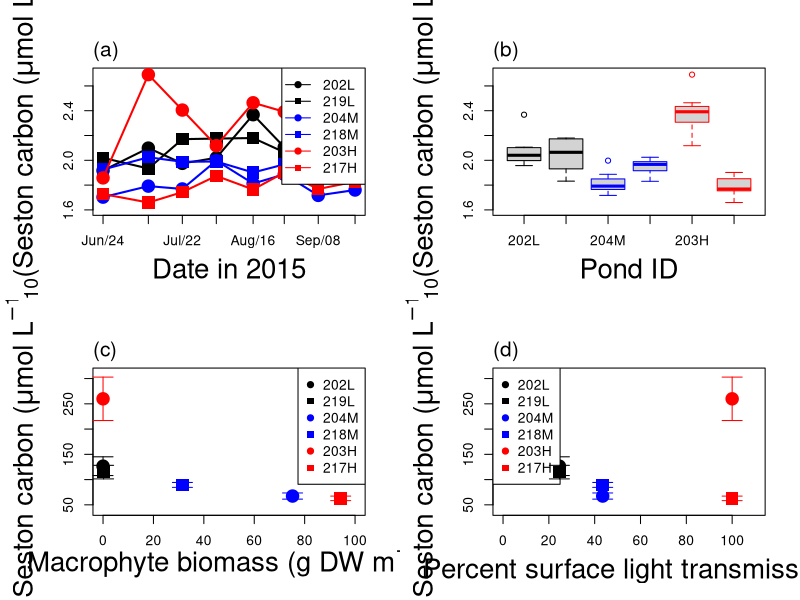

Write R code to recreate this figure.
### Figure S9 in Yamamichi et al. 
### A shady phytoplankton paradox: When phytoplankton increases under low light

panelLabel=function(text) mtext(text,side=3,adj=0,cex=1.25,line=0.5); 
dev.new(width=13,height=10); 
par(mfrow = c(2,2), mar=c(5, 5.5, 4, 2) + 0.1)
cols <- c("black", "black", "blue", "blue", "red", "red")
pchs <- c(19, 15, 19, 15, 19, 15)

# Data
read.csv("sestonC.csv",header=TRUE)->dat
da<-t(dat[,-1])


## Fig. S9a
# Time-series of seston carbon
date<-c("2015/6/24","2015/7/10","2015/7/22","2015/8/3","2015/8/16","2015/8/27","2015/9/8","2015/9/21")
type <- unique(dat[, 1])

plot(as.POSIXct(date), log10(dat[1,-1]), type = "n", ylim = c(1.6, 2.7), xlab = "Date in 2015", ylab = expression(paste("log"[10], "(Seston carbon (", mu, "mol ", L^{-1},  "))")), cex.lab=2, xaxt="n")
panelLabel("(a)");
axis.POSIXct(1, at=date, format="%b/%d")
for (i in 1:length(type)) {
  m <- apply(dat[dat[, 1] == type[i], -1], 2, mean)
  points(as.POSIXct(date), log10(m), col = cols[i], pch = pchs[i], cex=2)
  lines(as.POSIXct(date), log10(m), col = cols[i], lwd=2)
}
legend("topright", legend = dat[, 1], pch = pchs, lty = 1, col = cols)


## Fig. S9b
# Boxplot of seston carbon
boxplot(log10(da[-1,1]), log10(da[-1,2]), log10(da[-1,3]), log10(da[-1,4]), log10(da[-1,5]), log10(da[-1,6]), names=dat[,1], border=cols, xlab="Pond ID", ylab = expression(paste("log"[10], "(Seston carbon (", mu, "mol ", L^{-1},  "))")), cex.lab=2, ylim=c(1.6, 2.7))
panelLabel("(b)");


## Fig. S9c
# Seston carbon vs. macrophyte biomass
macro<-c(0, 0.221, 75.2, 31.5, 0, 94.3)
plank<-c(mean(da[-1,1]), mean(da[-1,2]), mean(da[-1,3]), mean(da[-1,4]), mean(da[-1,5]), mean(da[-1,6]))
plase<-c(sd(da[-1,1])/sqrt(nrow(da)-1), sd(da[-1,2])/sqrt(nrow(da)-1), sd(da[-1,3])/sqrt(nrow(da)-1), 
	sd(da[-1,4])/sqrt(nrow(da)-1), sd(da[-1,5])/sqrt(nrow(da)-1), sd(da[-1,6])/sqrt(nrow(da)-1))

# 202L
x<-macro[1]; y<-plank[1]; y1<-plase[1];
plot(x, y, xlim=c(0,100), ylim=c(40,310), xlab=expression(paste("Macrophyte biomass (g DW ", m^{-2}, ")")), ylab=expression(paste("Seston carbon (", mu, "mol ", L^{-1},  ")")), pch=19, col=1, cex=2, cex.lab=2)
arrows(x, y, x, y-y1, angle = 90, length = 0.1, col = 1)
arrows(x, y, x, y+y1, angle = 90, length = 0.1, col = 1)
panelLabel("(c)");
legend("topright", legend = dat[,1], pch = pchs, col = cols)

# 219L-217H
for(i in 2:6){
	x<-macro[i]; y<-plank[i]; y1<-plase[i];
	arrows(x, y, x, y-y1, angle = 90, length = 0.1, col = cols[i])
	arrows(x, y, x, y+y1, angle = 90, length = 0.1, col = cols[i])
	lines(x,y,pch=pchs[i],col=cols[i],type="p",cex=2)
}

cor.test(macro,plank,method="spearman")


## Fig. S9d
# Seston carbon vs. light intensity
light<-c(24.6, 24.6, 43.5, 43.5, 100, 100)

# 202L
x<-light[1]; y<-plank[1]; y1<-plase[1];
plot(x, y, xlim=c(0,110), ylim=c(40,310), xlab="Percent surface light transmission", ylab=expression(paste("Seston carbon (", mu, "mol ", L^{-1},  ")")), pch=19, col=1, cex=2, cex.lab=2)
arrows(x, y, x, y-y1, angle = 90, length = 0.1, col = 1)
arrows(x, y, x, y+y1, angle = 90, length = 0.1, col = 1)
panelLabel("(d)");
legend("topleft", legend = dat[,1], pch = pchs, col = cols)

# 219L-217H
for(i in 2:6){
	x<-light[i]; y<-plank[i]; y1<-plase[i];
	arrows(x, y, x, y-y1, angle = 90, length = 0.1, col = cols[i])
	arrows(x, y, x, y+y1, angle = 90, length = 0.1, col = cols[i])
	lines(x,y,pch=pchs[i],col=cols[i],type="p",cex=2)
}